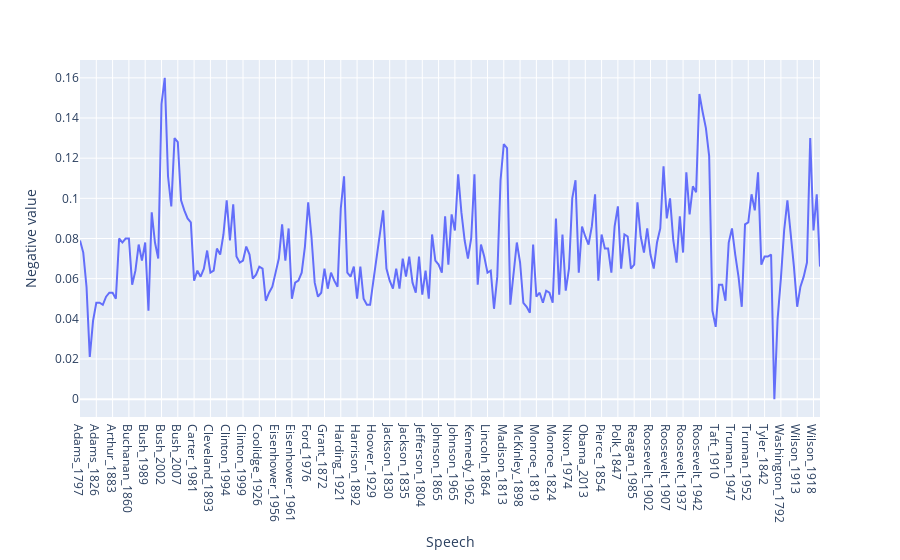

The notebook cell this image was saved under:
### Code cell
x_speech = list(negative.keys())
y_neg = list(negative.values())
fig = px.line(x=x_speech, y=y_neg)
fig.update_layout(xaxis_title="Speech",
    yaxis_title="Negative value")
fig.show()

### Figure 1 — Plotly figure (JSON) as saved in the notebook; plotly's stock layout.template omitted (floating-point values rounded to 4 significant figures; data arrays with more than 128 entries replaced by an {"elided": "..."} marker saying what was removed)
{"data": [{"hovertemplate": "x=%{x}<br>y=%{y}<extra></extra>", "legendgroup": "", "line": {"color": "#636efa", "dash": "solid"}, "marker": {"symbol": "circle"}, "mode": "lines", "name": "", "orientation": "v", "showlegend": false, "type": "scatter", "x": {"elided": "228 str values"}, "xaxis": "x", "y": {"elided": "228 float values"}, "yaxis": "y"}], "layout": {"autosize": true, "legend": {"tracegroupgap": 0}, "margin": {"t": 60}, "xaxis": {"anchor": "y", "autorange": true, "domain": [0, 1], "range": [0, 227], "title": {"text": "Speech"}, "type": "category"}, "yaxis": {"anchor": "x", "autorange": true, "domain": [0, 1], "range": [-0.008889, 0.1689], "title": {"text": "Negative value"}, "type": "linear"}}}
